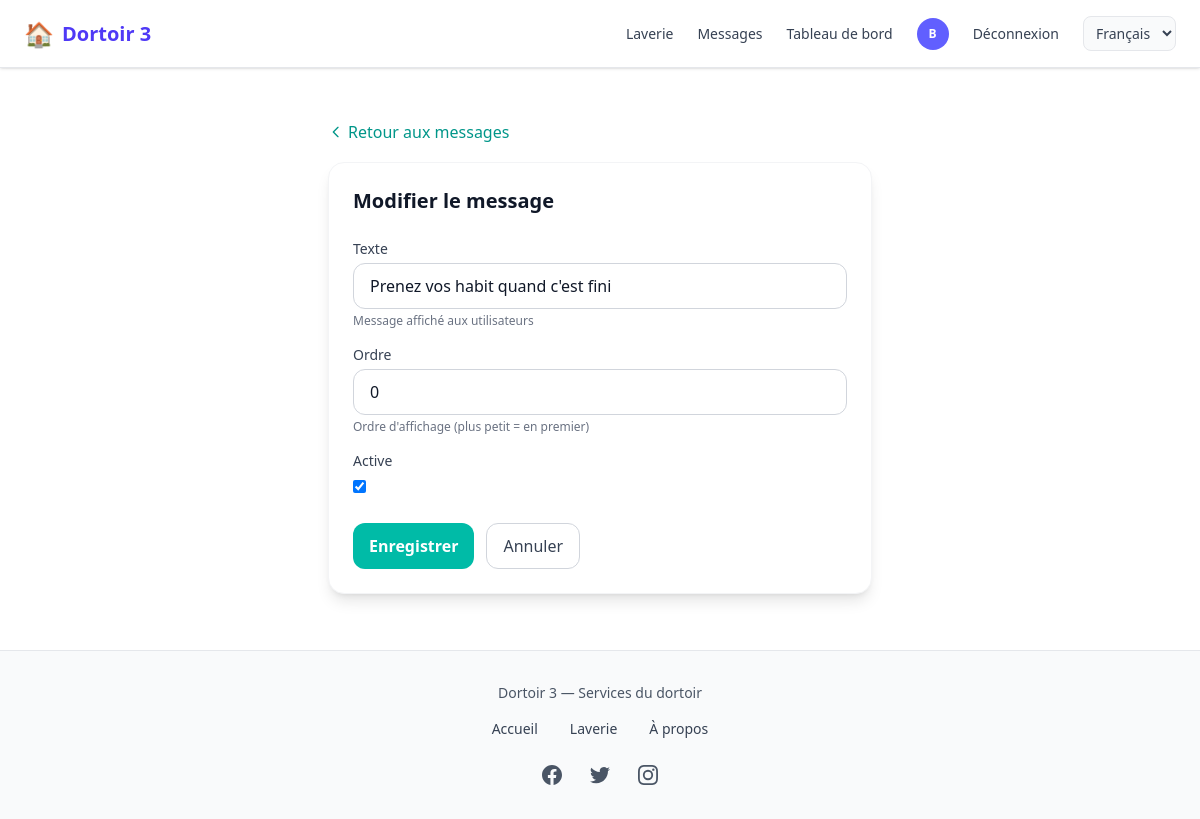
The app's page /laverie/agent/messages/1/ (signed in) with its own data.
### comptes/models.py (models this page shows, shortened)
class CustomUser(AbstractUser):
    USER_TYPES = (
        ('ADMIN', 'Administrateur'),
        ('client', 'Client'),
        ('vendeur', 'Vendeur'),
        ('coursier', 'Coursier'),
    )
    user_type = models.CharField(max_length=22, choices=USER_TYPES, default="client")
    email = models.EmailField('Adresse email', unique=True,max_length=50)
    telephone = models.CharField(max_length=20, unique=True, blank=True)
    photo = models.ImageField(upload_to=user_photo_upload_to, null=True, blank=True)
    is_premium = models.BooleanField(default=False)
    GENRE = (('masculin', 'Masculin'), ('feminin', 'Féminin'))
    genre = models.CharField(max_length=22, choices=GENRE, null=True, blank=True)
    date_inscription = models.DateField(auto_now_add=True)
    latitude = models.DecimalField(max_digits=9, decimal_places=6, blank=True, null=True)
    longitude = models.DecimalField(max_digits=9, decimal_places=6, blank=True, null=True)
    last_activity = models.DateTimeField(null=True, blank=True, verbose_name="Dernière activité")
    REQUIRED_FIELDS = ['email', 'user_type']

### laverie/models.py (models this page shows, shortened)
class MessageLaverie(models.Model):
    texte = models.CharField(max_length=500, help_text="Message affiché aux utilisateurs")
    ordre = models.PositiveSmallIntegerField(default=0, help_text="Ordre d'affichage (plus petit = en premier)")
    active = models.BooleanField(default=True)
    date_creation = models.DateTimeField(auto_now_add=True)
    auteur = models.ForeignKey(
        settings.AUTH_USER_MODEL,
        on_delete=models.SET_NULL,
        null=True,
        blank=True,
        related_name='messages_laverie',
    )
    class Meta:
        ordering = ['ordre', '-date_creation']
        verbose_name = 'Message laverie'
        verbose_name_plural = 'Messages laverie'

### laverie/views.py (the view)
# urls.py: path('agent/messages/<int:pk>/', views.agent_message_modifier, name='agent_message_modifier'),
@login_required
def agent_message_modifier(request, pk):
    if not is_agent(request.user):
        messages.error(request, 'Accès réservé aux agents.')
        return redirect('laverie:accueil')
    msg = get_object_or_404(MessageLaverie, pk=pk)
    form = MessageLaverieForm(request.POST or None, instance=msg)
    if request.method == 'POST' and form.is_valid():
        form.save()
        messages.success(request, 'Message mis à jour.')
        return redirect('laverie:agent_messages')
    return render(request, 'laverie/agent/message_form.html', {'form': form, 'message_obj': msg})

### laverie/forms.py
class MessageLaverieForm(forms.ModelForm):
    class Meta:
        model = MessageLaverie
        fields = ('texte', 'ordre', 'active')
        widgets = {
            'texte': forms.TextInput(attrs={
                'class': 'w-full px-4 py-2.5 border border-gray-300 rounded-xl focus:ring-2 focus:ring-teal-500 focus:border-teal-500',
                'placeholder': 'Ex: Pensez à récupérer votre linge à l\'heure.',
                'maxlength': 500,
            }),
            'ordre': forms.NumberInput(attrs={'class': 'w-full px-4 py-2.5 border border-gray-300 rounded-xl focus:ring-2 focus:ring-teal-500 focus:border-teal-500', 'min': 0}),
            'active': forms.CheckboxInput(attrs={'class': 'rounded border-gray-300 text-teal-600 focus:ring-teal-500'}),
        }

### comptes/context_processors.py (called while the page is built)
def notifications_context(request):
    context = {
        'pending_orders_count': 0,
        'packaged_orders_count': 0,
        'unread_messages_count': 0,
    }
    if request.user.is_authenticated:
        from chat.models import Message, Conversation
        conversations = Conversation.objects.filter(
            Q(participant1=request.user) | Q(participant2=request.user)
        )
        context['unread_messages_count'] = Message.objects.filter(
            Q(conversation__in=conversations) & ~Q(sender=request.user),
            lu=False
        ).count()
    return context

### laverie/models.py (called while the page is built)
    @classmethod
    def marquer_tickets_termines(cls):
        from django.utils import timezone
        now = timezone.now()
        return cls.objects.filter(
            statut__in=('reserve', 'en_cours'),
            fin__lt=now,
        ).update(statut='termine')

    @classmethod
    def marquer_tickets_en_cours(cls):
        from django.utils import timezone
        now = timezone.now()
        return cls.objects.filter(
            statut='reserve',
            debut__lte=now,
            fin__gte=now,
        ).update(statut='en_cours')

### laverie/views.py (called while the page is built)
def is_agent(user):
    return user.is_authenticated and user.user_type == 'ADMIN'

### templates/laverie/agent/message_form.html (shortened to what this page needs)
{% extends 'home.html' %}
{% load static %}
{% block contenu %}
<div class="max-w-xl mx-auto py-4 sm:py-6 px-3 sm:px-4">
    <div class="mb-4">
        <a href="{% url 'laverie:agent_messages' %}" class="text-teal-600 hover:text-teal-700 font-medium inline-flex items-center gap-1">
            <svg class="w-4 h-4" fill="none" stroke="currentColor" viewBox="0 0 24 24"><path stroke-linecap="round" stroke-linejoin="round" stroke-width="2" d="M15 19l-7-7 7-7"/></svg>
            Retour aux messages
        </a>
    </div>
    <div class="bg-white rounded-2xl shadow-lg border border-gray-100 p-6">
        <h1 class="text-xl font-bold text-gray-900 mb-6">{% if message_obj %}Modifier le message{% else %}Publier un message{% endif %}</h1>
        <form method="post">
            {% for field in form %}
            <div class="mb-4">
                <label for="{{ field.id_for_label }}" class="block text-sm font-medium text-gray-700 mb-1">{{ field.label }}</label>
                {{ field }}
                {% if field.help_text %}<p class="text-gray-500 text-xs mt-1">{{ field.help_text }}</p>{% endif %}
            </div>
            {% endfor %}
            <div class="flex gap-3 mt-6">
                <button type="submit" class="bg-teal-500 hover:bg-teal-600 text-white font-semibold py-2.5 px-4 rounded-xl transition">Enregistrer</button>
                <a href="{% url 'laverie:agent_messages' %}" class="py-2.5 px-4 border border-gray-300 rounded-xl text-gray-700 hover:bg-gray-50 font-medium">Annuler</a>
            </div>
        </form>
    </div>
</div>
{% endblock %}

### templates/nav_footer/nav.html (shortened to what this page needs)
{% load static %}
{% load i18n %}
<nav class="hidden md:flex fixed top-0 left-0 w-full z-50 bg-white border-b border-gray-200 shadow-sm">
  <div class="flex items-center justify-between w-full max-w-7xl mx-auto px-6 py-4">
    <a href="{% url 'home' %}"
       class="flex items-center space-x-2 text-indigo-600 text-xl font-semibold hover:opacity-90 transition">
      <span class="text-2xl">🏠</span>
      <span>{% trans "Dortoir 3" %}</span>
    </a>
    <div class="flex items-center space-x-6 text-sm font-medium">
      <a href="{% url 'laverie:accueil' %}"
         class="text-gray-700 hover:text-indigo-500 transition">
        {% trans "Laverie" %}
      </a>
      {% if user.is_authenticated %}
        <a href="{% url 'chat:mes_conversations' %}"
           class="relative text-gray-700 hover:text-indigo-500 transition">
          {% trans "Messages" %}
        </a>
        {% if user.user_type == 'ADMIN' %}
          <a href="{% url 'dashboard' %}"
             class="text-gray-700 hover:text-indigo-500 transition">
            {% trans "Dashboard" %}
          </a>
        {% endif %}
        <a href="{% url 'profile' %}" class="flex items-center">
          {% if user.photo %}
            <img src="{{ user.photo.url }}"
                 class="w-8 h-8 rounded-full object-cover border">
          {% else %}
            <div class="w-8 h-8 rounded-full bg-indigo-500 flex items-center justify-center text-white text-xs font-bold">
              {{ user.first_name|first|default:user.email|first|upper }}
            </div>
          {% endif %}
        </a>
        <a href="{% url 'logout' %}"
           class="text-gray-700 hover:text-red-500 transition">
          {% trans "Log out" %}
        </a>
      {% else %}
        <a href="{% url 'login' %}"
           class="text-gray-700 hover:text-indigo-500 transition">
          {% trans "Log in" %}
        </a>
      {% endif %}
      <form action="{% url 'set_language' %}" method="post" class="inline" id="lang-form-desktop">
        <select name="language" onchange="this.form.submit()" class="text-sm border border-gray-200 rounded-lg px-2 py-1.5 bg-gray-50 text-gray-700 cursor-pointer">
          {% get_current_language as CURRENT_LANG %}
          {% for code, name in LANGUAGES %}
          <option value="{{ code }}" {% if code == CURRENT_LANG %}selected{% endif %}>{{ name }}</option>
          {% endfor %}
        </select>
      </form>
    </div>
  </div>
</nav>
            {% get_current_language as CURRENT_LANG %}

### records on screen
CustomUser: first_name|first "B"
MessageLaverie: form "Prenez vos habit quand c'est fini" "0" "☑"

### other values on screen
{{ field.label }} "Texte" "Ordre" "Active"
{{ field.help_text }} "Message affiché aux utilisateurs" "Ordre d'affichage (plus petit = en premier)"
form field language "Français"
